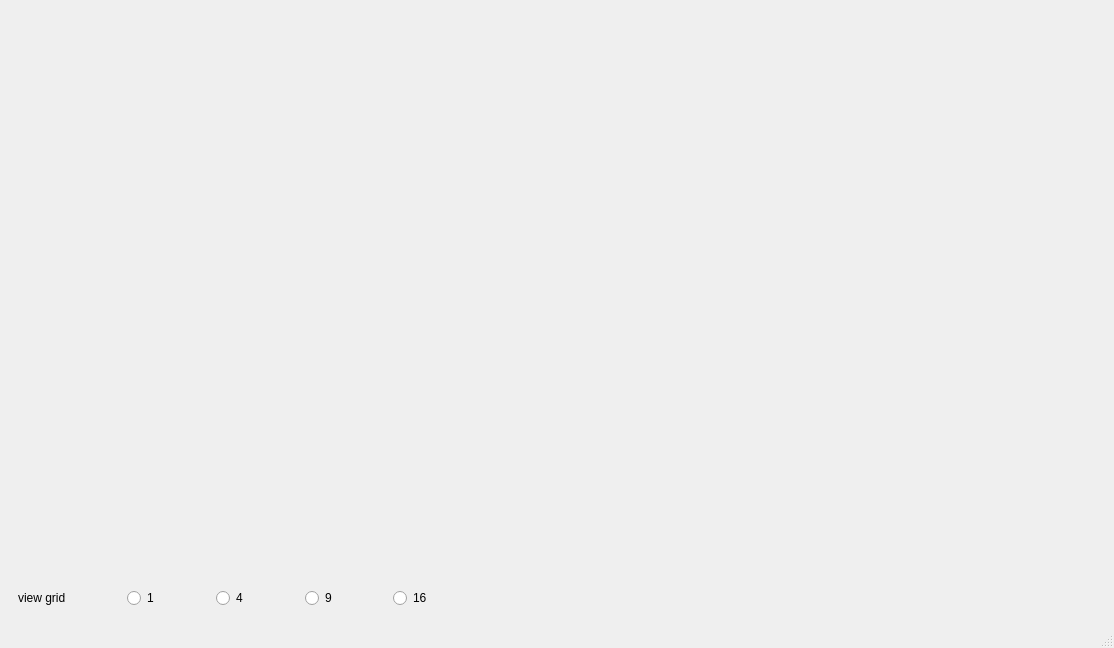
<?xml version="1.0" encoding="UTF-8"?>
<ui version="4.0">
 <class>MainWindow</class>
 <widget class="QMainWindow" name="MainWindow">
  <property name="geometry">
   <rect>
    <x>0</x>
    <y>0</y>
    <width>1114</width>
    <height>648</height>
   </rect>
  </property>
  <property name="windowTitle">
   <string>MainWindow</string>
  </property>
  <widget class="QWidget" name="centralwidget">
   <layout class="QVBoxLayout" name="verticalLayout" stretch="5,25,1">
    <property name="spacing">
     <number>0</number>
    </property>
    <item>
     <widget class="QWidget" name="widgetTop" native="true"/>
    </item>
    <item>
     <widget class="QWidget" name="widgetMiddle" native="true">
      <layout class="QHBoxLayout" name="horizontalLayout" stretch="4,1">
       <property name="spacing">
        <number>6</number>
       </property>
       <property name="leftMargin">
        <number>0</number>
       </property>
       <property name="topMargin">
        <number>0</number>
       </property>
       <property name="rightMargin">
        <number>0</number>
       </property>
       <property name="bottomMargin">
        <number>0</number>
       </property>
       <item>
        <widget class="QWidget" name="widgetView" native="true"/>
       </item>
       <item>
        <widget class="QWidget" name="widgetPTZ" native="true"/>
       </item>
      </layout>
     </widget>
    </item>
    <item>
     <widget class="QWidget" name="widgetBotton" native="true">
      <layout class="QHBoxLayout" name="horizontalLayout_2" stretch="5,4,4,4,4,30">
       <item>
        <widget class="QLabel" name="label">
         <property name="text">
          <string>view grid</string>
         </property>
        </widget>
       </item>
       <item>
        <widget class="QRadioButton" name="radioBtn1">
         <property name="text">
          <string>1</string>
         </property>
        </widget>
       </item>
       <item>
        <widget class="QRadioButton" name="radioBtn4">
         <property name="text">
          <string>4</string>
         </property>
        </widget>
       </item>
       <item>
        <widget class="QRadioButton" name="radioBtn9">
         <property name="text">
          <string>9</string>
         </property>
        </widget>
       </item>
       <item>
        <widget class="QRadioButton" name="radioBtn16">
         <property name="text">
          <string>16</string>
         </property>
        </widget>
       </item>
       <item>
        <spacer name="horizontalSpacer">
         <property name="orientation">
          <enum>Qt::Horizontal</enum>
         </property>
         <property name="sizeHint" stdset="0">
          <size>
           <width>40</width>
           <height>20</height>
          </size>
         </property>
        </spacer>
       </item>
      </layout>
     </widget>
    </item>
   </layout>
  </widget>
  <widget class="QMenuBar" name="menubar">
   <property name="geometry">
    <rect>
     <x>0</x>
     <y>0</y>
     <width>1114</width>
     <height>20</height>
    </rect>
   </property>
  </widget>
  <widget class="QStatusBar" name="statusbar"/>
 </widget>
 <resources/>
 <connections/>
</ui>
